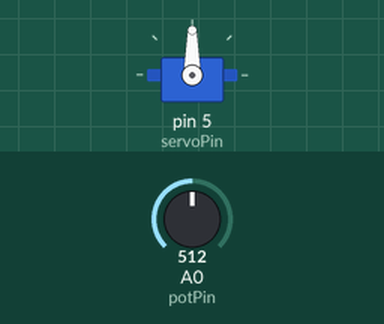
Recording of a sketch running on a simulated Arduino Uno, built with avr-gcc and run on an emulated ATmega328P. Parts: servo. Inputs (shaded band) come from the test bench; at power-on: A0 (potPin) = 512.

Above: at 1.2 s.
1.3 s: A0 (potPin) set to 716
At 2.5 s:
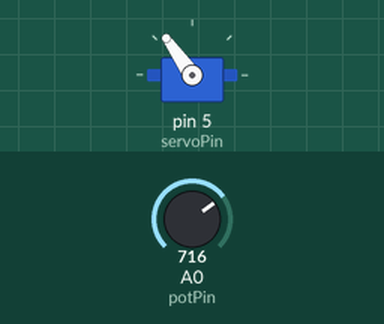
2.8 s: A0 (potPin) set to 900
At 3.5 s:
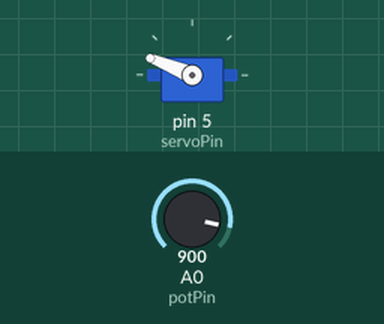
4.3 s: A0 (potPin) set to 1023
At 4.9 s:
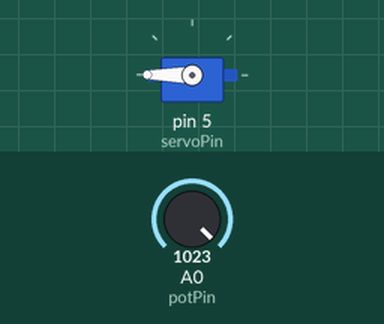
5.8 s: A0 (potPin) set to 306
At 6.9 s:
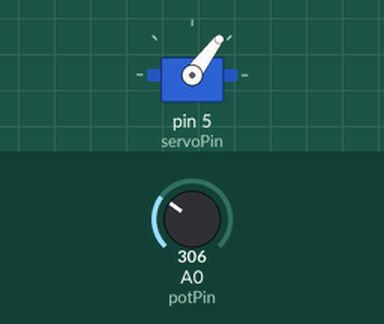
7.3 s: A0 (potPin) set to 122
At 7.8 s:
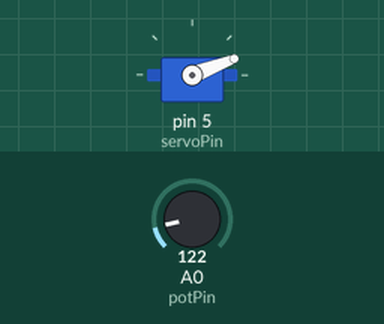
Timing chart, 0 to 9.8 s (numbered marks = the images above; inputs shaded):
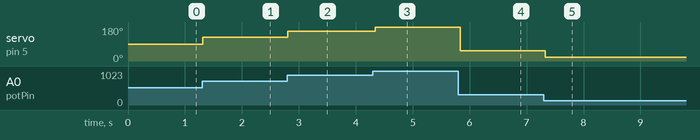

Measured:
- after the input at 1.3 s, servo on pin 5 (servoPin): 90° → 125° at once
- after the input at 2.8 s, servo on pin 5 (servoPin): 125° → 158° at once
- after the input at 4.3 s, servo on pin 5 (servoPin): 158° → 180° at once
- after the input at 5.8 s, servo on pin 5 (servoPin): 180° → 53° at once
- after the input at 7.3 s, servo on pin 5 (servoPin): 53° → 21° at once

The sketch:

servo.ino
```cpp
#include <Servo.h>

const int potPin = 0;
const int servoPin = 5;
const int servoPause = 45;

Servo toyServo;

void setup()
{
  toyServo.attach(servoPin);
}

void loop()
{
  int potVal = analogRead(potPin);
  int servoAngle = map(potVal, 0, 1023, 0, 180);
  toyServo.write(servoAngle);
  delay(servoPause);
}
```
